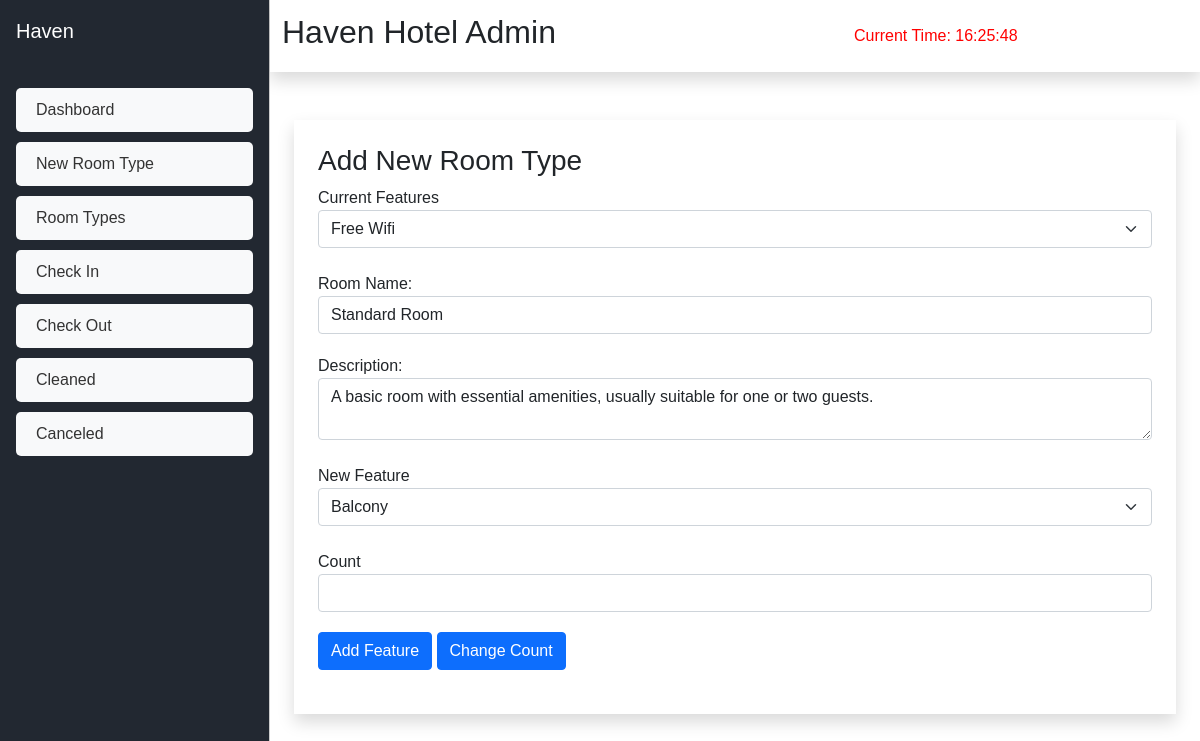
/admin/add-feature.php?id=1, run on the app's committed database.
### tables this page shows
CREATE TABLE `room_type` (
  `id` int(11) NOT NULL,
  `room_type` varchar(255) NOT NULL,
  `description` varchar(255) NOT NULL,
  `bed` int(11) NOT NULL,
  `bathroom` int(11) NOT NULL,
  `floor` int(11) NOT NULL,
  `price` double NOT NULL,
  `capacity_adult` int(11) NOT NULL,
  `capacity_children` int(11) NOT NULL,
  `max_capacity` int(11) NOT NULL,
  `rating` int(11) NOT NULL,
  `image` varchar(255) NOT NULL
);

### admin/add-feature.php (the view, shortened to what this page needs)
<?php
    require_once('../db/dbConnection.php');
    $room_type_id = $_GET['id'];
    $sql = "SELECT id, room_type, description FROM room_type WHERE id = $room_type_id";
    $query = $conn->query($sql);
    $room_type = $query->fetch_assoc();
 ?>
 <!DOCTYPE html>
 <html lang="en">
 <head>
    <link href="https://cdn.jsdelivr.net/npm/bootstrap@5.0.2/dist/css/bootstrap.min.css" rel="stylesheet">
    <link href="https://cdnjs.cloudflare.com/ajax/libs/font-awesome/5.10.0/css/all.min.css" rel="stylesheet">
</head>
 <body>
    <?php include('sidebar.php'); ?>
    <div class="main-container mt-4">
        <div class="container p-4">
            <form action="../backend/add-feature.php" method="POST" enctype="multipart/form-data" class="bg-white shadow p-4">
                <h3>Add New Room Type</h3>
                <label for="">Current Features</label>
                <select name="" id="" class="form-select mb-4">
                    <?php
                        $sql = "SELECT feature.* FROM room_feature INNER JOIN feature ON room_feature.feature_id = feature.id WHERE room_feature.room_type_id = '$room_type_id' ";
                        $query = $conn->query($sql);
                        while($row = $query->fetch_assoc()){
                    ?>
                            <option value="<?php echo $row['id'] ?>"><?php echo $row['name'] ?></option>
                    <?php
                    }
                    ?>
                </select>
                <label for="">Room Name:</label>
                <input type="text" style="background-color: white;" name="room-name" value="<?php echo $room_type['room_type'] ?>" placeholder="Room Name" class="form-control" readonly>
                <label for="">Description:</label>
                <textarea name="" id="" style="background-color: white;" class="form-control mb-4" readonly><?php echo $room_type['description'] ?> </textarea>
                <label for="">New Feature</label>
                <select name="feature" id="" class="form-select mb-4">
                    <?php
                        $sql = "SELECT feature.*
                        FROM feature
                        LEFT JOIN room_feature
                        ON feature.id = room_feature.feature_id AND room_feature.room_type_id = '$room_type_id'
                        WHERE room_feature.feature_id IS NULL;";
                        $query = $conn->query($sql);
                        while($row = $query->fetch_assoc()){
                    ?>
                            <option value="<?php echo $row['id'] ?>"><?php echo $row['name']  ?></option>
                    <?php
                    }
                    ?>
                </select>
                <label for="">Count</label>
                <input type="number" name="count" class="form-control" required>
                <input type="submit" name="add-btn" value="Add Feature" class="btn btn-primary">
                <a href="edit-count.php?id=<?php echo $room_type_id; ?>" class="btn btn-primary" style="margin-bottom: 19px;">Change Count</a>
            </form>
        </div>
    </div>
 </body>
 </html>

### admin/add-feature.php (style rules this page uses)
form input { margin-bottom: 20px !important; }

### admin/sidebar.php (style rules this page uses)
@media (min-width: 992px) { .main-container { margin-left: 270px !important; height: fit-content; } }

### admin/hour.php (style rules this page uses)
body { font-family: Arial, sans-serif; text-align: start; }

### data on the page
room_type: room-name "Standard Room", description "A basic room with essential amenities, usually suitable for one or two guests."

### other printed values
form field value "Free Wifi"
form field feature "Balcony"
